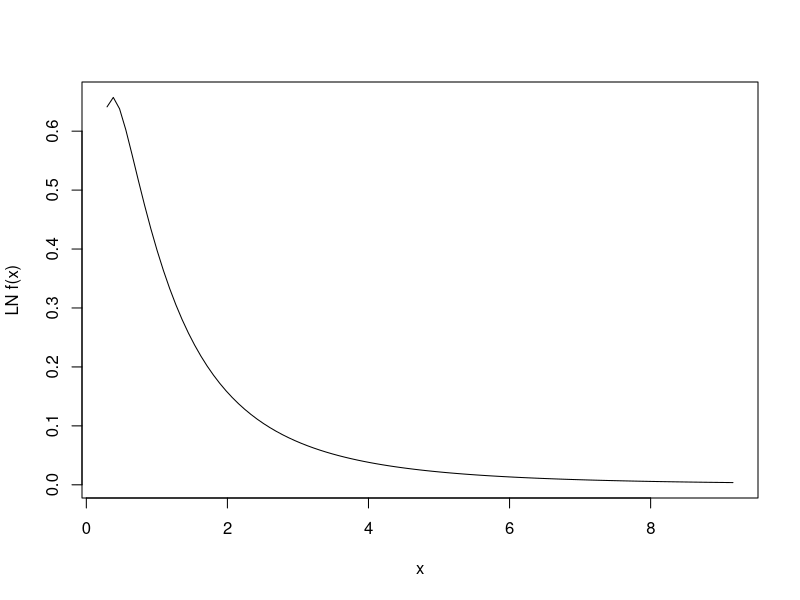

The R source for this figure:
## ---- chunk 1
1:5
seq(1, 5)
seq(from = 1, to = 5)
seq(to = 5, from = 1)
seq(1, 5, by = 2)
## ---- chunk 2
severity <- 10000
CV <- .3
sigma <- sqrt(log(1 + CV^2))
mu <- log(severity) - sigma^2/2
plot(function(x) dlnorm(x), mu, sigma, ylab="LN f(x)")
